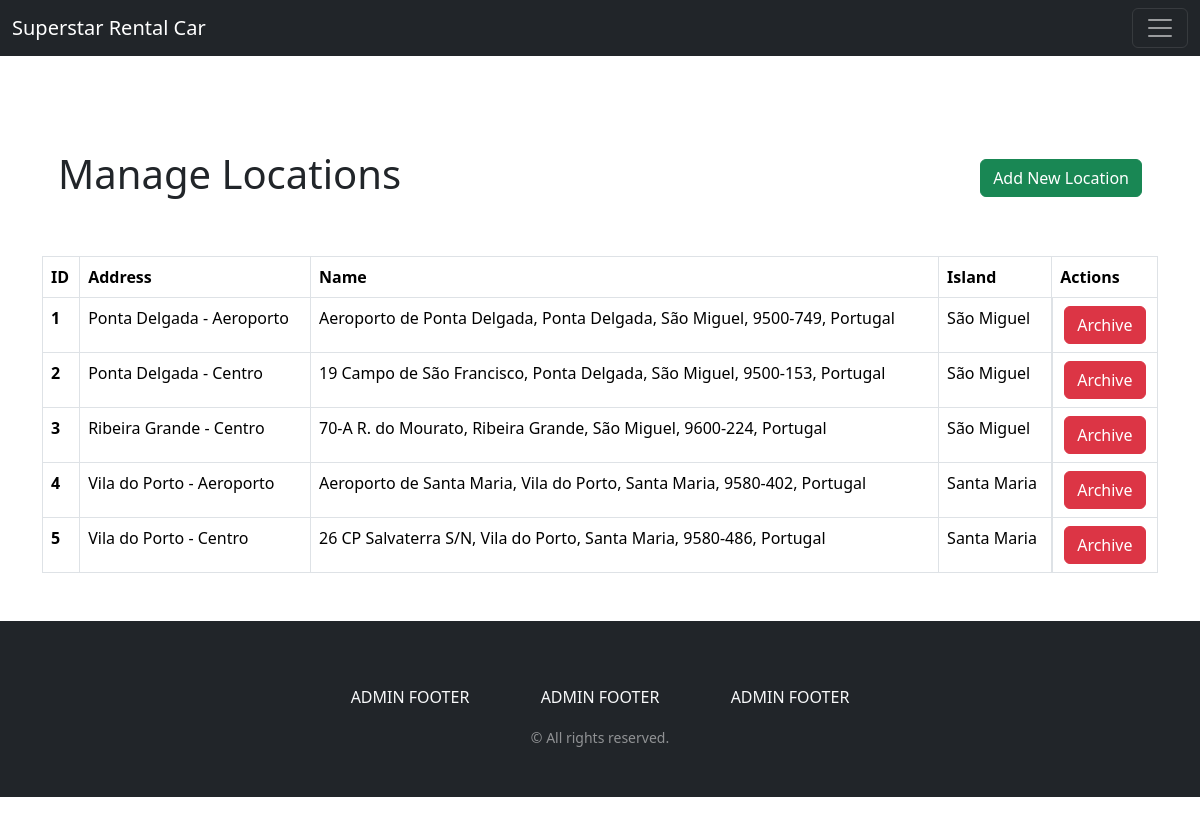
Page /project/src/html/admin/locations.php (signed in) on the committed database.
### tables this page shows
CREATE TABLE location (
    id INT UNSIGNED NOT NULL AUTO_INCREMENT,
    name VARCHAR(90) NOT NULL,
    address_id INT UNSIGNED NOT NULL,
    island_id INT UNSIGNED NOT NULL,
    isArchived BOOLEAN NOT NULL DEFAULT FALSE,
    PRIMARY KEY (id),
    CONSTRAINT fk_location_address
        FOREIGN KEY (address_id)
        REFERENCES address(id),
    CONSTRAINT fk_location_island
        FOREIGN KEY (island_id)
        REFERENCES island(id)
);

CREATE TABLE IF NOT EXISTS address (
    id INT UNSIGNED NOT NULL AUTO_INCREMENT,
    street VARCHAR(90) NOT NULL,
    doorNumber VARCHAR(10),
    apartmentNr VARCHAR(10),
    city VARCHAR(45) NOT NULL,
    district VARCHAR(45) NOT NULL,
    postalCode VARCHAR(15) NOT NULL,
    country_id INT UNSIGNED NOT NULL,
    PRIMARY KEY (id),
    CONSTRAINT fk_address_country
        FOREIGN KEY (country_id)
        REFERENCES country(id)
);

CREATE TABLE IF NOT EXISTS country (
    id INT UNSIGNED NOT NULL AUTO_INCREMENT,
    name VARCHAR(45) NOT NULL,
    code VARCHAR(6) NOT NULL,
    PRIMARY KEY (id)
);

CREATE TABLE IF NOT EXISTS island (
    id INT UNSIGNED NOT NULL AUTO_INCREMENT PRIMARY KEY,
    name VARCHAR(45) NOT NULL
);

### project/autoload.php (called while the page is built, shortened)
<?php
function autoLoader($classACarregar)
{
    $ficheiroAcarregar = str_replace('\\', DIRECTORY_SEPARATOR, $classACarregar)
        . ".php";
}

### project/lib/RentACar/DBModel.php (called while the page is built, shortened)
<?php
require_once $_SERVER['DOCUMENT_ROOT'] . '/vendor/autoload.php';
trait DBModel
{
    public static function find(int $id, string $tableName = ''): self
    {
        $connection = MyConnect::getInstance()->getConnection();
        $sql = "SELECT * FROM " . $tableName . " WHERE id = ?";
        $stmt = $connection->prepare($sql);
        $stmt->execute([$id]);
        $result = $stmt->fetchObject(static::class);
        return $result;
    }
    public static function search(array $filters, string $tableName = '', ?int $resultsLimit = null): array
    {
        if ($tableName === '') {
            $class_parts = explode('\\', static::class);
            $tableName = end($class_parts);
            $tableName = self::camelToSnake($tableName);
        }
        $sql = "SELECT * FROM " . $tableName;
        if (!empty($filters)) {
            $sql .= " WHERE ";
            foreach ($filters as $pos => $filter) {
                $sql .= $filter['column'] . ' ' . $filter['operator'] . ' ?';
            }
        }
        $connection = MyConnect::getInstance()->getConnection();
        $stmt = $connection->prepare($sql);
        $params = array_column($filters, 'value');
        $stmt->execute($params);
        $results = [];
        while($row = $stmt->fetchObject(static::class)) {
            $results[] = $row;
        }
        return $results;
    }
    public function loadRelation(string $relationName, string $tableName = ''): self
    {
        if ($tableName === '') {
            $tableName = $relationName;
        }
        $className = 'RentACar\\' . self::snakeToCamel($tableName);
        $this->{$relationName} = $className::find($this->{$relationName . '_id'}, $tableName);
        return $this;
    }
    public static function camelToSnake($camelCase): string
    {
        $result = '';
        for ($i = 0; $i < strlen($camelCase); $i++) {
            $char = $camelCase[$i];
            if (ctype_upper($char)) {
                $result .= '_' . strtolower($char);
            } else {
                $result .= $char;
            }
        }
        return ltrim($result, '_');
    }
    public static function snakeToCamel($string, $capitalizeFirstCharacter = true): string
    {
        $str = str_replace(' ', '', ucwords(str_replace('_', ' ', $string)));
        return $str;
    }
}

### project/lib/RentACar/Location.php (called while the page is built, shortened)
<?php
require_once $_SERVER['DOCUMENT_ROOT'] . '/vendor/autoload.php';
class Location {
    protected ?string $name = null;
    protected ?Address $address = null;
    protected ?Island $island = null;
    protected ?bool $isArchived = null;
    public function getId(): int
    {
        return $this->id;
    }
    public function getAddress(): Address
    {
        return $this->address;
    }
    public function getIsland(): Island
    {
        return $this->island;
    }
    public function getIsArchived()
    {
        return $this->isArchived;
    }
    public function getName()
    {
        return $this->name;
    }
    public static function fetchActiveLocations(?int $islandId = null): array
    {
        $filters = [
            [
                'column' => 'isArchived',
                'operator' => '=',
                'value' => false
            ]
        ];
        try {
            $activeLocations = self::search($filters);
        } catch(e) {
        }
        return $activeLocations;
    }
}

### project/lib/RentACar/Address.php (called while the page is built, shortened)
<?php
require_once $_SERVER['DOCUMENT_ROOT'] . '/vendor/autoload.php';
class Address {
    protected ?string $street = null;
    protected ?string $doorNumber = null;
    protected ?string $city = null;
    protected ?string $district = null;
    protected ?string $postalCode = null;
    protected ?Country $country = null;
    public function getCountry()
    {
        return $this->country;
    }
    public function getAddressToString() : string
    {
        $addressString = $this->doorNumber . ' ' . $this->street;
        $addressString .= ', ' . $this->city . ', ' . $this->district . ', ' . $this->postalCode . ', ' . $this->getCountry()->getName();
        return $addressString;
    }
}

### project/lib/RentACar/Country.php (called while the page is built, shortened)
<?php
require_once $_SERVER['DOCUMENT_ROOT'] . '/vendor/autoload.php';
class Country {
    protected ?string $name = null;
    public function getName(): string
    {
        return $this->name;
    }
}

### project/lib/RentACar/Island.php (called while the page is built, shortened)
<?php
require_once $_SERVER['DOCUMENT_ROOT'] . '/vendor/autoload.php';
class Island {
    protected ?string $name = null;
    public function getName(): string
    {
        return $this->name;
    }
}

### project/src/html/admin/locations.php (the view, shortened to what this page needs)
<?php
require_once $_SERVER['DOCUMENT_ROOT'] . '/src/html/components/header.php';
require_once $_SERVER['DOCUMENT_ROOT'] . '/vendor/autoload.php';
$locations = Location::fetchActiveLocations();
echo getHeader();
?>
<body>
    <?php include $_SERVER['DOCUMENT_ROOT'] . '/src/html/components/navbar.inc.php'; ?>
    <div class="container">
        <div class="text-content d-flex flex-wrap align-items-center justify-content-between px-3" style="margin-top: 150px; margin-bottom:50px;">
            <h1>Manage Locations</h1>
            <a href="/src/html/admin/locationNew.php" class="btn btn-success">Add New Location</a>
        </div>
    </div>
    <div class="container">
        <table class="table table-bordered" id="my_table_id" data-url="data/url.json" data-id-field="id"
            data-editable-emptytext="Default empty text." data-editable-url="/my/editable/update/path">
            <thead>
                <tr>
                    <th class="col" data-field="id" data-sortable="true" data-align="center">
                        ID
                    </th>
                    <th
                        class="col"
                        data-field="description"
                        data-editable="true"
                        data-editable-emptytext="Custom empty text."
                    >
                        Address
                    </th>
                    <th
                        class="col"
                        data-field="description"
                        data-editable="true"
                        data-editable-emptytext="Custom empty text."
                    >
                        Name
                    </th>
                    <th
                        class="col"
                        data-field="description"
                        data-editable="true"
                        data-editable-emptytext="Custom empty text."
                    >
                        Island
                    </th>
                    <th
                        class="col"
                        data-field="description"
                        data-editable="true"
                        data-editable-emptytext="Custom empty text."
                    >
                        Actions
                    </th>
                </tr>
            </thead>
            <tbody>
                <?php foreach ($locations as $location) {
                    $location->loadRelation('island');
                    $location->loadRelation('address');
                    $address = $location->getAddress();
                    $address->loadRelation('country');
                    $locationId = $location->getId();
                    if ($location->getIsArchived() === false) {
                ?>
                    <tr>
                        <th><?php echo $locationId; ?></th>
                        <td><?php echo $location->getName(); ?></td>
                        <td><?php echo $address->getAddressToString(); ?></td>
                        <td><?php echo $location->getIsland()->getName(); ?></td>
                        <td class="d-flex flex-wrap justify-content-evenly">
                            <form action="/src/app/admin/locationArchive.php" method="POST">
                                <input type="submit" name="archiveLocation" class="btn btn-danger" value="Archive" />
                            </form>
                        </td>
                    </tr>
                <?php }} ?>
            </tbody>
        </table>
    </div>
</body>
</html>

### project/src/css/style.css (style rules this page uses)
body { min-height: 100vh; }

### rows in the picture
location: id "1", name "Ponta Delgada - Aeroporto", address.name "Aeroporto de Ponta Delgada, Ponta Delgada, São Miguel, 9500-749, Portugal", island.name "São Miguel"
location: id "2", name "Ponta Delgada - Centro", address.name "19 Campo de São Francisco, Ponta Delgada, São Miguel, 9500-153, Portugal", island.name "São Miguel"
location: id "3", name "Ribeira Grande - Centro", address.name "70-A R. do Mourato, Ribeira Grande, São Miguel, 9600-224, Portugal", island.name "São Miguel"
location: id "4", name "Vila do Porto - Aeroporto", address.name "Aeroporto de Santa Maria, Vila do Porto, Santa Maria, 9580-402, Portugal", island.name "Santa Maria"
location: id "5", name "Vila do Porto - Centro", address.name "26 CP Salvaterra S/N, Vila do Porto, Santa Maria, 9580-486, Portugal", island.name "Santa Maria"
